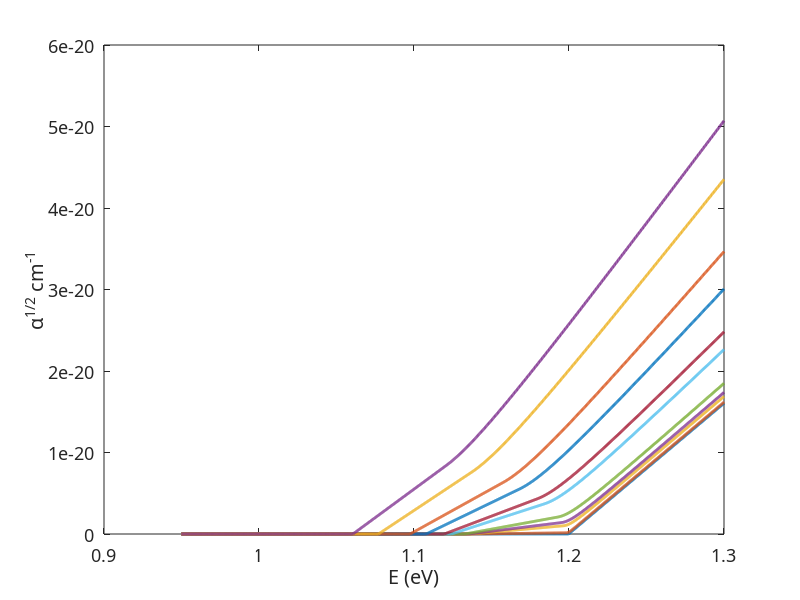

Source code (MATLAB): (Note: this script raises an error after producing the figure.)
clc;
clearvars;
close all;

format long;
set(0,'DefaultAxesFontName', 'Latex');
set(0,'DefaultAxesFontSize', 13);



%% physical constants
m0      = 9.11e-31;
q       = 1.6e-19;
eps0    = 8.854e-12;
kB      =  1.38e-23;
h       = 6.624e-34;
hcut    = h/(2*pi);
c       = 3e8;

me      = 0.98*m0;
mh      = 0.16*m0;
mr      = me*mh/(me+mh);

fcv     = 23*q; %constant
fcvf    = fcv/1000;

eps     = 11.9*eps0;
Eg      = 1.12*q;

%% Vashni's law
Eg0     = 1.17; %eV
A       = 7.021e-4;
B       = 1108;

Eg_V    = @(T) (Eg0 - A*T^2/(B + T))*q; %Vashni's law
Ep      = 0.03 * q;     % Typical phonon energy 20-30meV
%% Task 2: Indirect bandgap
Ts      = [20, 42, 77, 90, 112, 170, 195, 249, 291, 363, 415];
% E       = linspace(Eg-0.1*q,Eg+0.2*q,1000);
E       = linspace(0.95*q,1.3*q,1000);
eV      = 1.6 * 10^-19;

% Direct Allowed transition
figure(3);
for T = Ts
     EgT   = Eg_V(T); %From Vashni's law
    % EgT  = Eg; %bandgap does not change with temperature
     alpha = (E>EgT-Ep).*(E - EgT + Ep).^2./(exp(Ep./(kB*T)) - 1) ...
            + (E>EgT+Ep).*(E - EgT - Ep).^2./(1 - exp(-Ep./(kB*T)));
     %alpha = alpha/eV;
     %alpha = (9e10)^2.*alpha;   % need to make it work

% from the graph in the paper, 415K has photon energy 1.10 eV for 3.25 cm^-.5 eV^0.5
    plot(E/q, sqrt(alpha),'Linewidth', 2,...
        'DisplayName',sprintf('T = %d K',T));

    hold on;
end
xlabel ('E (eV)');
ylabel('\alpha^{1/2} cm^{-1}');
title(sprintf("Energy-dependent \\alpha^{1/2} for %s",string));
subtitle("Due to phonon emission/absorption");
% xlim([Eg/q-0.1,Eg/q+0.2]);
xlim([0.95,1.3]);
%ylim([0, 7]);
grid on;
legend('Box','off');
